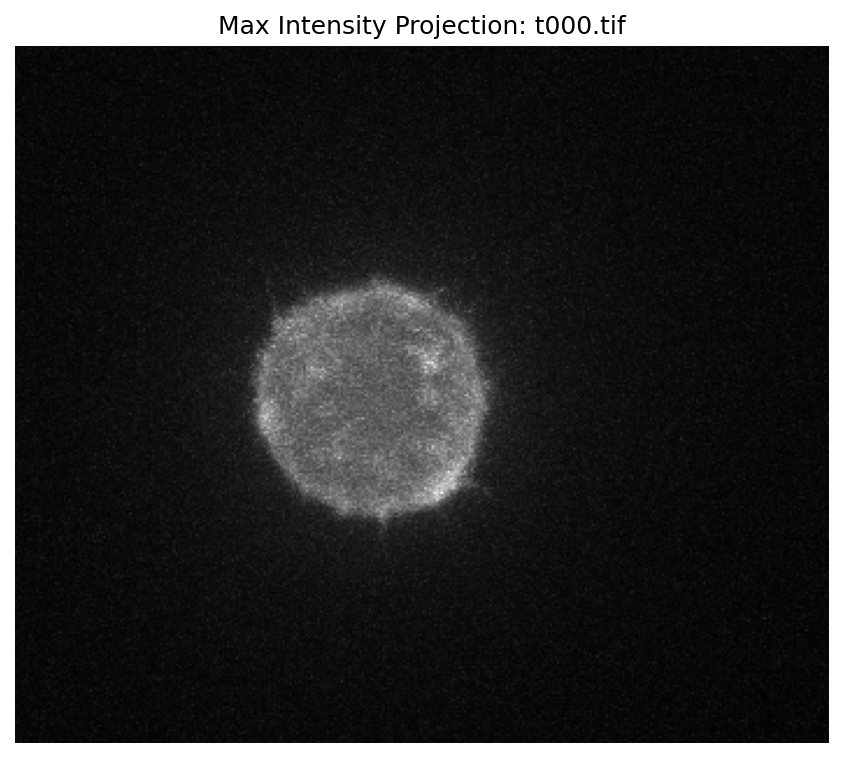
#> input picture reports/milestone_1/Fluo-C3DH-A549/sample_max_intensity_projection.png, 843 x 758 px; its folder holds only this picture in this run
$ python -i baseline.py   (imports and definitions only)
#> lines starting #> are read from the running program, lines starting #| are printed output that depends on the picture; after the words box and inside, x2 and y2 are one past the last pixel; in counts of white or black regions, pixels touching at a corner belong together
#> further down, picture is the input picture: shape (758, 843); min 0, max 255, mean 46
"""Beginner-friendly classical segmentation baselines."""

from collections.abc import Mapping
from typing import Any

import numpy as np
from scipy import ndimage as ndi
from skimage.feature import peak_local_max
from skimage.filters import threshold_local, threshold_otsu
from skimage.measure import label
from skimage.morphology import remove_small_holes, remove_small_objects
from skimage.segmentation import watershed


def _as_supported_image(image: np.ndarray) -> np.ndarray:
    array = np.asarray(image)
    if array.ndim not in (2, 3):
        raise ValueError(f"Expected a 2D image or 3D volume, received shape {array.shape}.")
    if array.size == 0:
        raise ValueError("Cannot segment an empty image.")
    return array


def otsu_segmentation(image: np.ndarray) -> np.ndarray:
    """Create a binary foreground mask using Otsu's global threshold."""
    array = _as_supported_image(image)
    if np.all(array == array.flat[0]):
        return np.zeros(array.shape, dtype=bool)
    return np.asarray(array > threshold_otsu(array), dtype=bool)
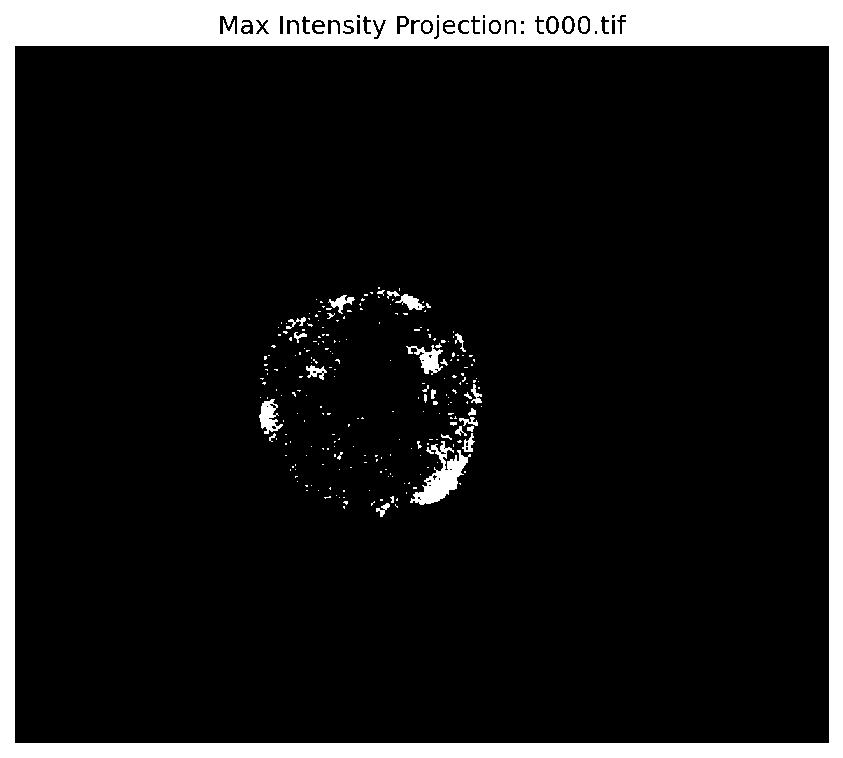
#> returned value: shape (758, 843) bool; 11.6% white; 242 white regions (204 under 20 px), largest, box (x1, y1, x2, y2) and area: (0, 0, 843, 758) 68956, (410, 441, 471, 505) 1451, (406, 345, 443, 375) 467


# [27 lines left out: functions _valid_block_size, adaptive_threshold_segmentation, not called in this run]


def clean_binary_mask(mask: np.ndarray, min_size: int = 64) -> np.ndarray:
    """Remove small foreground regions and fill small holes."""
#> called with min_size = 64
    binary = np.asarray(mask) != 0
    if binary.ndim not in (2, 3):
        raise ValueError(f"Expected a 2D or 3D mask, received shape {binary.shape}.")
    if min_size < 0:
        raise ValueError("min_size must be non-negative.")
    if min_size == 0:
        return binary

    cleaned = remove_small_objects(binary, min_size=min_size)
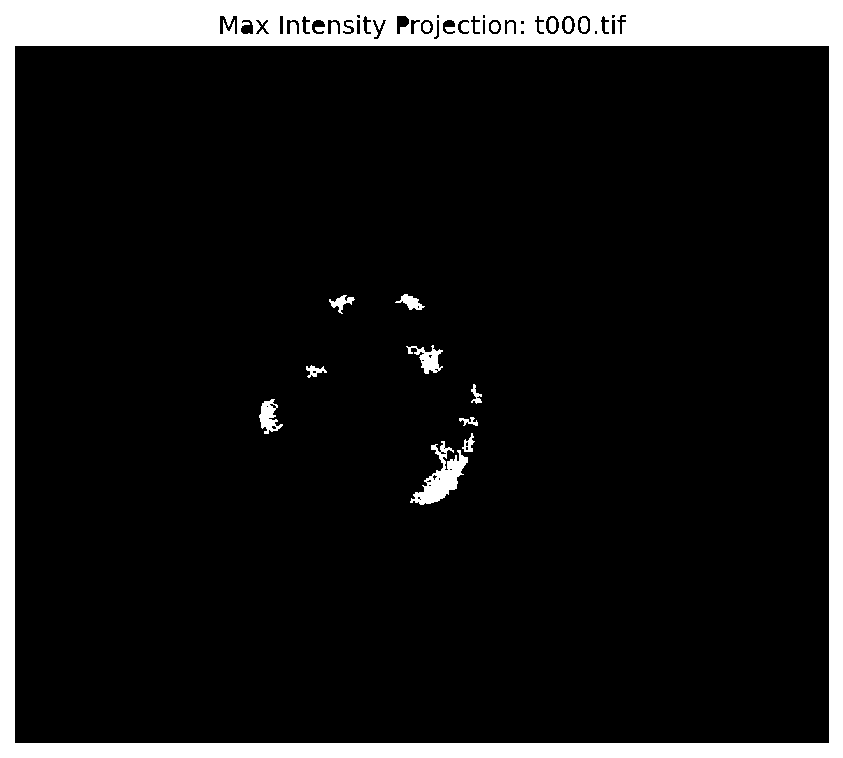
#> cleaned: shape (758, 843) bool; 11.3% white; 15 white regions, largest, box (x1, y1, x2, y2) and area: (0, 0, 843, 758) 68956, (410, 441, 468, 505) 1415, (406, 345, 443, 374) 463
    cleaned = remove_small_holes(cleaned, area_threshold=min_size)
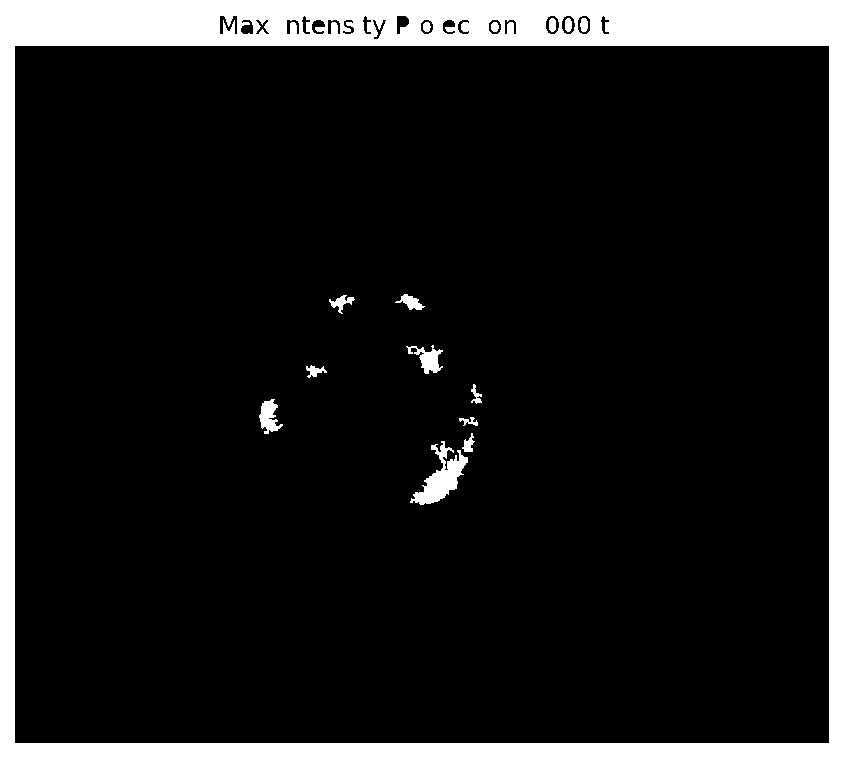
#> cleaned: shape (758, 843) bool; 11.4% white; 15 white regions, largest, box (x1, y1, x2, y2) and area: (0, 0, 843, 758) 69446, (410, 441, 468, 505) 1451, (406, 345, 443, 374) 475
    return np.asarray(cleaned, dtype=bool)


def label_components(mask: np.ndarray) -> np.ndarray:
    """Assign a positive integer label to each connected foreground component."""
    binary = np.asarray(mask) != 0
    if binary.ndim not in (2, 3):
        raise ValueError(f"Expected a 2D or 3D mask, received shape {binary.shape}.")
    return label(binary, connectivity=binary.ndim).astype(np.int32, copy=False)
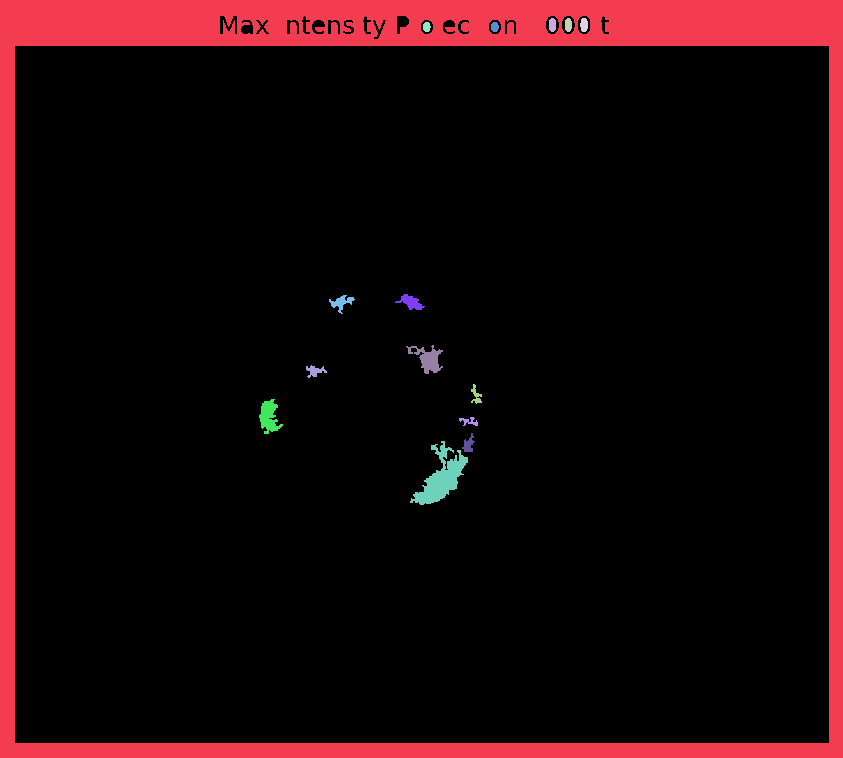
#> returned value: shape (758, 843) int32; 16 distinct labels, from 0 to 15; one colour per label, 0 black


# [29 lines left out: function watershed_segmentation, not called in this run]


def segment_volume_baseline(
    image: np.ndarray,
    method: str = "otsu",
    config: Mapping[str, Any] | None = None,
) -> tuple[np.ndarray, np.ndarray]:
    """Segment an image and return its binary and connected-component masks."""
    settings: dict[str, Any] = {
        "min_size": 64,
        "block_size": 51,
        "offset": 0,
        "min_distance": 5,
    }
    if config:
        settings.update(config)

    method_name = method.lower()
    if method_name == "otsu":
        binary = otsu_segmentation(image)
        binary = clean_binary_mask(binary, min_size=int(settings["min_size"]))
        labels = label_components(binary)
    elif method_name in {"adaptive", "adaptive_threshold"}:
        binary = adaptive_threshold_segmentation(
            image,
            block_size=int(settings["block_size"]),
            offset=float(settings["offset"]),
        )
        binary = clean_binary_mask(binary, min_size=int(settings["min_size"]))
        labels = label_components(binary)
    elif method_name == "watershed":
        binary, labels = watershed_segmentation(
            image,
            min_distance=int(settings["min_distance"]),
            min_size=int(settings["min_size"]),
        )
    else:
        raise ValueError("method must be 'otsu', 'adaptive', or 'watershed'.")

    return np.asarray(binary, dtype=bool), np.asarray(labels, dtype=np.int32)


def otsu_segment(image: np.ndarray) -> np.ndarray:
    """Backward-compatible alias for :func:`otsu_segmentation`."""
    return otsu_segmentation(image)

>>> import cv2
>>> picture = cv2.imread('../../../reports/milestone_1/Fluo-C3DH-A549/sample_max_intensity_projection.png', cv2.IMREAD_GRAYSCALE)
>>> result = segment_volume_baseline(picture)
